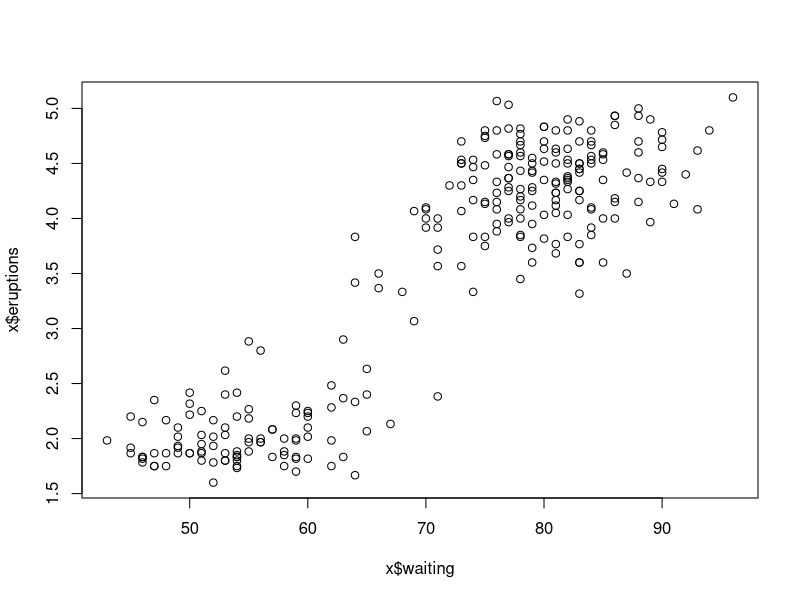

Here is the R script that generated this plot: (Note: this script raises an error after producing the figure.)
data("faithful") 
x <- faithful

plot(x$waiting,x$eruptions)

lm_wer<-lm(x$waiting~x$eruptions, data = mydata, main = " Waiting Times & Eruptions", xlab = "Waiting Times", ylab = "Eruptions")

summary(lm_wer)

hist(resid(lm_wer),main='Histogram of residuals',xlab='Standardised Residuals',ylab='Frequency')

abline(lm_wer,col=2)

par(mfrow=c(2,1))   
plot(lm_wer, which=1:2)


#cor(data$waiting,data$eruptions)





